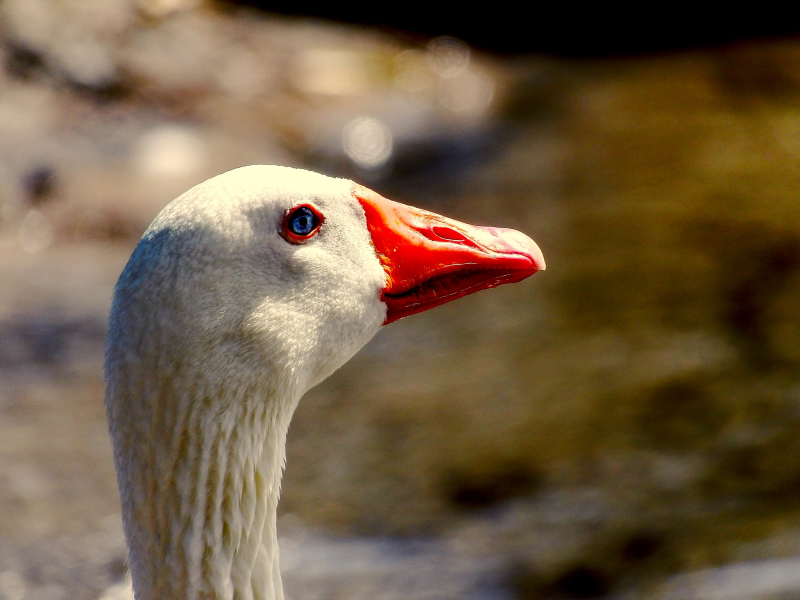
#> input picture website/assets/goose.jpg, 1600 x 1200 px (shown at 1/2 size)
$ python convert_duck.py ../../website/assets/goose.jpg 100
#> lines starting #> are read from the running program, lines starting #| are printed output that depends on the picture; after the words box and inside, x2 and y2 are one past the last pixel; in counts of white or black regions, pixels touching at a corner belong together
#!/usr/bin/env python3
"""吉祥物图片 → LVGL9 RGB565A8 C 数组。
裁掉白边 → 缩放到目标尺寸 → 圆形遮罩（圆屏）→ 输出 src/ui/assets/img_duck.c。
用法：python3 scripts/convert_duck.py [源图] [尺寸]
"""
import struct
import sys

from PIL import Image, ImageDraw, ImageOps

SRC = sys.argv[1] if len(sys.argv) > 1 else \
    "../docs/assets/icons/gaga-icon.png"
SIZE = int(sys.argv[2]) if len(sys.argv) > 2 else 466
OUT_C = "src/ui/assets/img_duck.c"
OUT_H = "src/ui/assets/img_duck.h"


def main() -> None:
    img = Image.open(SRC).convert("RGBA")
    # 裁掉白边：找非白色像素的包围盒
    gray = img.convert("L")
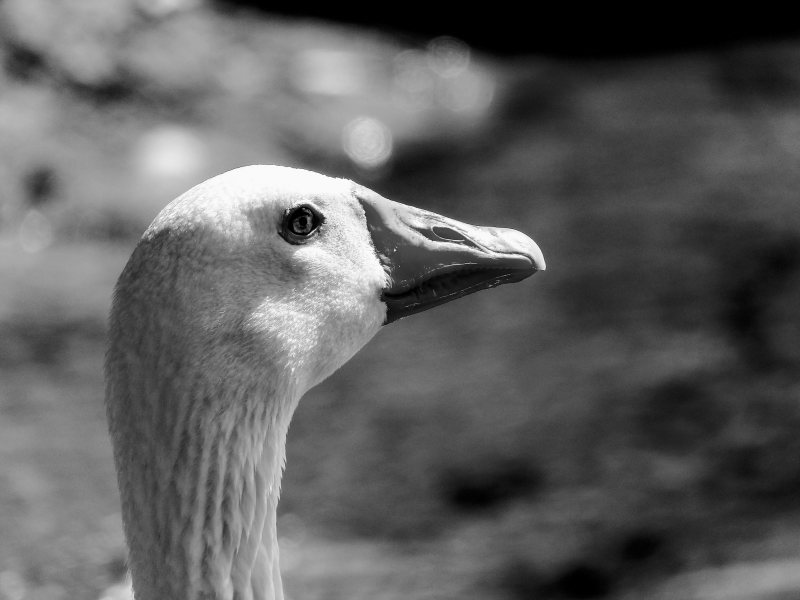
#> gray: PIL image 1600x1200 L (shown at 1/2 size); min 0, max 252, mean 93.8
    mask = gray.point(lambda v: 255 if v < 245 else 0)
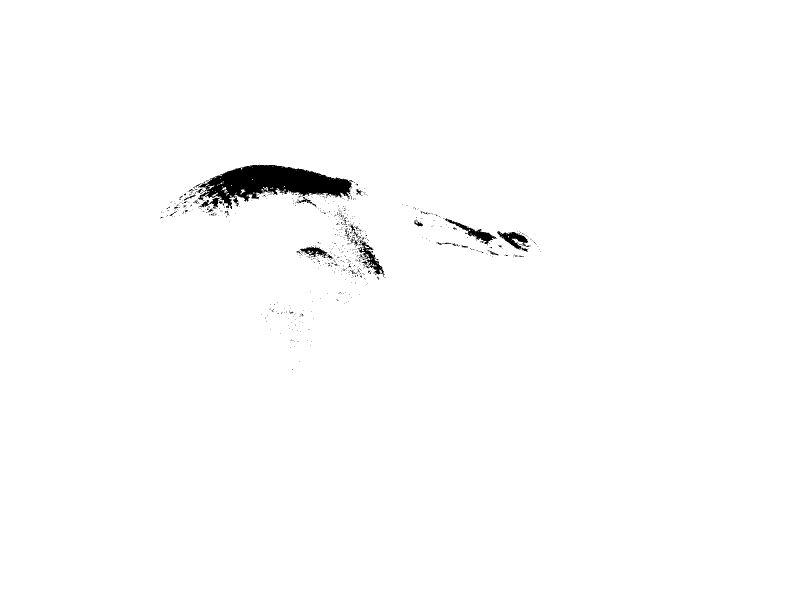
#> mask: PIL image 1600x1200 L (shown at 1/2 size); 98.9% white; 662 black regions (631 under 20 px), largest, box (x1, y1, x2, y2) and area: (395, 329, 707, 418) 14104, (890, 437, 994, 491) 1102, (994, 462, 1058, 503) 1039
    bbox = mask.getbbox()
#> bbox = (0, 0, 1600, 1200)
    if bbox:
        img = img.crop(bbox)
    # 方形化（短边补齐）→ 缩放
    side = min(img.size)
#> side = 1200
    img = ImageOps.fit(img, (side, side))
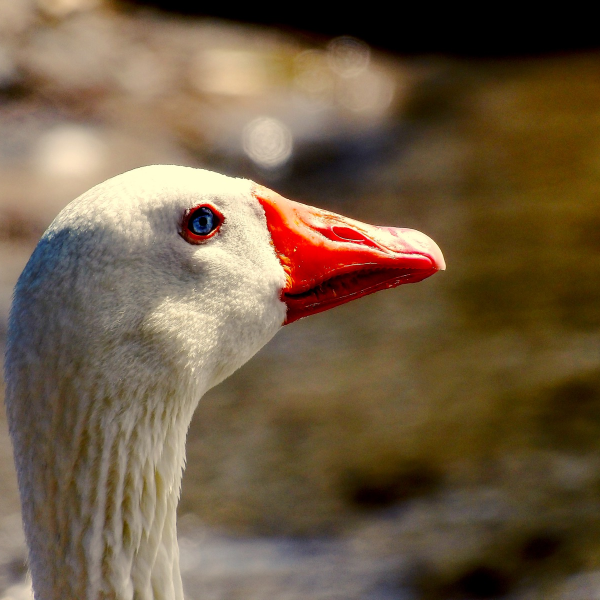
#> img: PIL image 1200x1200 RGBA (shown at 1/2 size); mean R, G, B, A 111.4, 91.3, 66.9, 255
    img = img.resize((SIZE, SIZE), Image.LANCZOS)
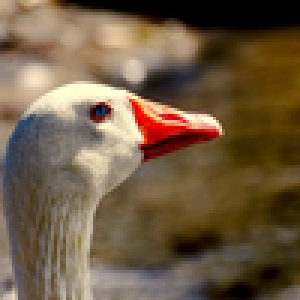
#> img: PIL image 100x100 RGBA (shown 3 times larger); mean R, G, B, A 111.4, 91.4, 67, 255

    px = img.load()
    # RGB565（无 alpha：全屏铺满，不需要透明）
    argb = bytearray()
    for y in range(SIZE):
        for x in range(SIZE):
            r, g, b, a = px[x, y]
            argb += struct.pack("<H", ((r >> 3) << 11) | ((g >> 2) << 5) | (b >> 3))

    name = "img_duck"
    with open(OUT_C, "w") as f:
        f.write("// 自动生成：scripts/convert_duck.py（品牌图标 gaga-icon，圆形遮罩，ARGB8888）\n")
        f.write("// 来源：" + SRC + "\n")
        f.write('#include "lvgl.h"\n\n')
        f.write(f"const uint8_t {name}_map[] = {{\n")
        for i in range(0, len(argb), 12):
            row = ",".join(f"0x{b:02X}" for b in argb[i:i + 12])
            f.write(f"    {row},\n")
#> this loop made 1667 passes
#> i on passes 2 to 4: 12, 24, 36
        f.write("};\n\n")
        f.write(f"const lv_image_dsc_t {name} = {{\n")
        f.write("    .header = {\n")
        f.write("        .cf = LV_COLOR_FORMAT_ARGB8888,\n")
        f.write(f"        .w = {SIZE},\n")
        f.write(f"        .h = {SIZE},\n")
        f.write(f"        .stride = 932,\n")
        f.write("        .magic = LV_IMAGE_HEADER_MAGIC,\n")
        f.write("    },\n")
        f.write(f"    .data_size = sizeof({name}_map),\n")
        f.write(f"    .data = {name}_map,\n")
        f.write("};\n")
    with open(OUT_H, "w") as f:
        f.write("#pragma once\n\n#include \"lvgl.h\"\n\n")
        f.write(f"extern const lv_image_dsc_t {name};\n")
    print(f"完成：{SIZE}x{SIZE} ARGB8888 → {OUT_C}")


if __name__ == "__main__":
    main()
